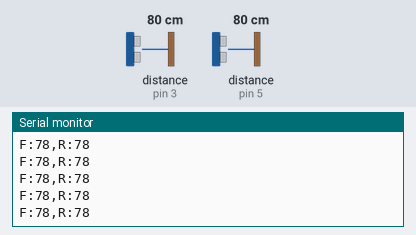
The sketch below on a simulated Arduino Nano, built with avr-gcc and run on an emulated ATmega328P. On the bench: the last lines printed to the serial monitor. Wiring (inferred from the names in the program): 2 × ultrasonic range finder: trigger pin 2, echo pin 3 / trigger pin 4, echo pin 5. The test bench sets the inputs (shaded band); at power-on: distance to the obstacle (sensors on pin 3, pin 5) 80 cm. The echo pulse lasts 58.3 µs per cm.

Above: at 1.2 s.
1.3 s: distance to the obstacle (sensor on pin 3) set to 2 cm
At 2.2 s:
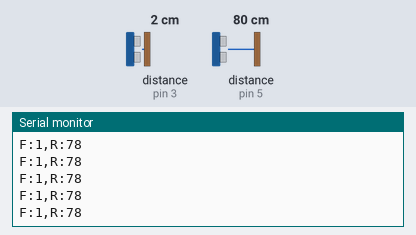
4.3 s: distance to the obstacle (sensor on pin 5) set to 60 cm
At 4.8 s:
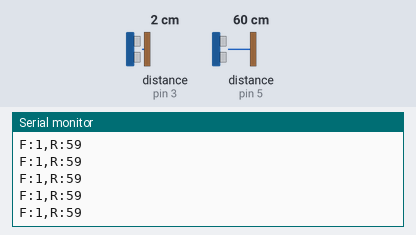
7.3 s: distance to the obstacle (sensor on pin 3) set to 120 cm
At 7.8 s:
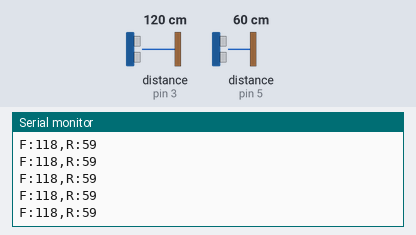
10.3 s: distance to the obstacle (sensor on pin 5) set to 299 cm
At 10.4 s:
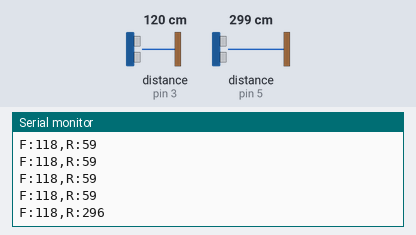
Timing chart, 0 to 13.3 s (numbered marks = the images above; inputs shaded):
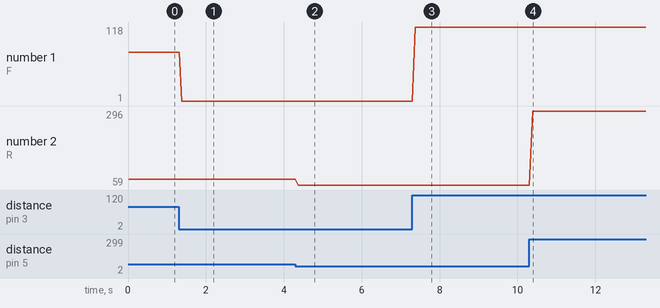

Measured:
- after the input at 1.3 s, the serial monitor: prints a new line after 0.08 s (image 1)
- after the input at 4.3 s, the serial monitor: prints a new line after 0.06 s (image 2)
- after the input at 7.3 s, the serial monitor: prints a new line after 0.08 s (image 3)
- after the input at 10.3 s, the serial monitor: prints a new line after 0.09 s (image 4)
- plotted number 1: 78 → 1 after the input at 1.3 s, 1 → 118 after the input at 7.3 s
- plotted number 2: 78 → 59 after the input at 4.3 s, 59 → 296 after the input at 10.3 s

The sketch:

nano_ultrasonic.ino
```cpp
// ==========================================
// ARDUINO NANO - ULTRASONIC CONTROLLER
// ==========================================
// This code reads two ultrasonic sensors and
// safely transmits the distances to the ESP32.

#define TRIG_FRONT 2
#define ECHO_FRONT 3

#define TRIG_RIGHT 4
#define ECHO_RIGHT 5

void setup() {
  // Start Serial communication at 9600 baud to talk to ESP32
  Serial.begin(9600);

  pinMode(TRIG_FRONT, OUTPUT);
  pinMode(ECHO_FRONT, INPUT);

  pinMode(TRIG_RIGHT, OUTPUT);
  pinMode(ECHO_RIGHT, INPUT);
}

// Function to calculate distance in centimeters
long readDistance(int trigPin, int echoPin) {
  digitalWrite(trigPin, LOW);
  delayMicroseconds(2);

  // Send a 10 microsecond ping
  digitalWrite(trigPin, HIGH);
  delayMicroseconds(10);
  digitalWrite(trigPin, LOW);

  // Read the echo (30ms timeout = max range of ~5 meters)
  long duration = pulseIn(echoPin, HIGH, 30000);

  // If nothing is detected (timeout), return 999 so ESP32 knows path is clear
  if (duration == 0) return 999;

  // Convert time to distance (cm)
  long distance = duration * 0.034 / 2;
  return distance;
}

void loop() {
  // 1. Read Front Sensor
  long distFront = readDistance(TRIG_FRONT, ECHO_FRONT);

  // Short delay so the sound waves from the front sensor
  // don't confuse the right sensor!
  delay(15);

  // 2. Read Right Sensor
  long distRight = readDistance(TRIG_RIGHT, ECHO_RIGHT);

  // 3. Send Data to ESP32
  // We format it simply as: F:15,R:20
  Serial.print("F:");
  Serial.print(distFront);
  Serial.print(",R:");
  Serial.println(distRight); // println adds the \n so ESP32 knows message is done

  // Send updates 20 times a second
  delay(50);
}
```
